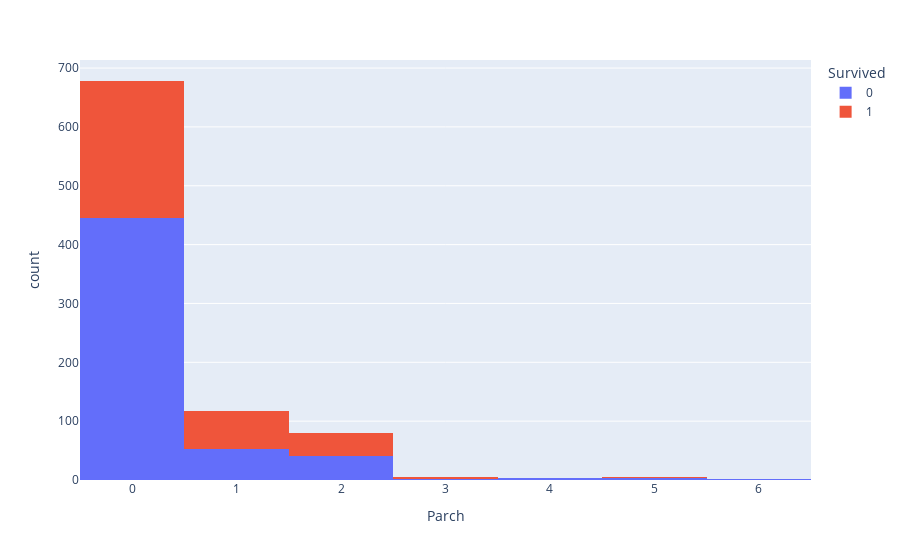

The code cell stored with this chart in its notebook:
### Markdown cell above
### Survival by Parent/Child (Same as SibSp)

### Code cell
px.histogram(titanicdf, x="Parch", color="Survived")

### Figure 1 — Plotly figure (JSON) as saved in the notebook; plotly's stock layout.template omitted (floating-point values rounded to 4 significant figures; data arrays with more than 128 entries replaced by an {"elided": "..."} marker saying what was removed)
{"data": [{"alignmentgroup": "True", "bingroup": "x", "hovertemplate": "Survived=0<br>Parch=%{x}<br>count=%{y}<extra></extra>", "legendgroup": "0", "marker": {"color": "#636efa", "pattern": {"shape": ""}}, "name": "0", "offsetgroup": "0", "orientation": "v", "showlegend": true, "type": "histogram", "x": {"elided": "549 int values"}, "xaxis": "x", "yaxis": "y"}, {"alignmentgroup": "True", "bingroup": "x", "hovertemplate": "Survived=1<br>Parch=%{x}<br>count=%{y}<extra></extra>", "legendgroup": "1", "marker": {"color": "#EF553B", "pattern": {"shape": ""}}, "name": "1", "offsetgroup": "1", "orientation": "v", "showlegend": true, "type": "histogram", "x": {"elided": "342 int values"}, "xaxis": "x", "yaxis": "y"}], "layout": {"barmode": "relative", "legend": {"title": {"text": "Survived"}, "tracegroupgap": 0}, "margin": {"t": 60}, "xaxis": {"anchor": "y", "domain": [0, 1], "title": {"text": "Parch"}}, "yaxis": {"anchor": "x", "domain": [0, 1], "title": {"text": "count"}}}}
